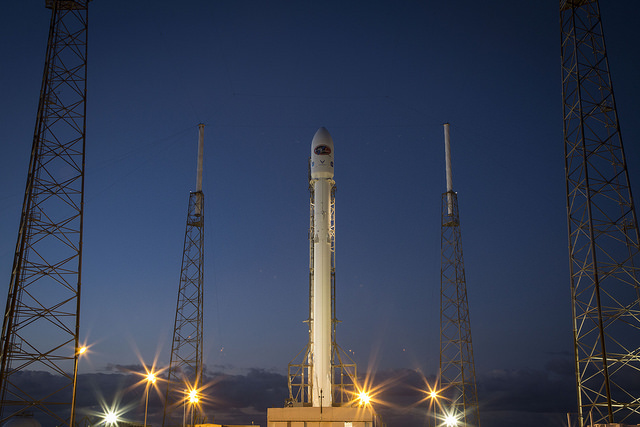
#> input picture skimage.data.rocket(), 640 x 427 px
$ jupyter execute --allow-errors 955_Image_Processing.ipynb   (older library calls are emulated)
#> lines starting #> are read from the running program, lines starting #| are printed output that depends on the picture; after the words box and inside, x2 and y2 are one past the last pixel; in counts of white or black regions, pixels touching at a corner belong together
[cell 1]
import pandas as pd
import numpy as np
import matplotlib.pyplot as plt

[cell 2]
def show_image(image, title='Image', cmap_type='gray'):
    plt.figure(figsize=(15, 5))
    plt.imshow(image, cmap=cmap_type)
    plt.title(title)
    plt.axis('off')
    plt.show()

[cell 3]
# Import the modules from skimage
from skimage import data, color

# Load the rocket image
rocket = data.rocket()
#> rocket is the input picture: shape (427, 640, 3); mean R, G, B 52.3, 61.3, 82.3

# Convert the image to grayscale
gray_scaled_rocket = color.rgb2gray(rocket)

# Show the original image
show_image(rocket, 'Original RGB image')

# Show the grayscale image
show_image(gray_scaled_rocket, 'Grayscale image')

#### You converted an image to grayscale. For many applications of image processing, color information doesn't help us identify important edges or other features.

[cell 4]
sevilla = plt.imread('Datasets/images/chapter 1/sevilleup(2).jpg')
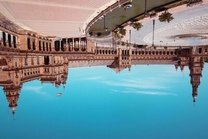
#> input picture Python/Datacamp/Machine-Learning/Datasets/images/chapter 1/sevilleup(2).jpg, 208 x 139 px, shrunk from 400 x 267 before the run
#> sevilla is the input picture: shape (139, 208, 3); mean R, G, B 113.5, 143, 151.2
show_image(sevilla, 'Seville')

[cell 5]
# Flip the image vertically
seville_vertical_flip = np.flipud(sevilla)

# Flip the image horizontally
seville_horizontal_flip = np.fliplr(seville_vertical_flip)

# Show the resulting image
show_image(seville_horizontal_flip, 'Seville')

## 1) Histograms (red, green, blue)

[cell 6]
woman = plt.imread('Datasets/images/chapter 1/4.1.01.tiff')
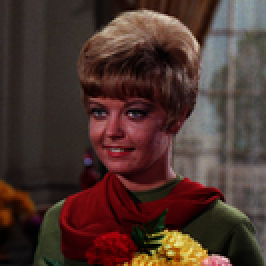
#> input picture Python/Datacamp/Machine-Learning/Datasets/images/chapter 1/4.1.01.tiff, 133 x 133 px, shrunk from 256 x 256 before the run (shown 2 times larger)
#> woman is the input picture: shape (133, 133, 3); mean R, G, B 75.8, 52.6, 46.3
show_image(woman, 'woaman')

[cell 7]
# Obtain the red channel
red_channel = woman[:, :, 0]

# Plot the red histogram with bins in a range of 256
plt.hist(red_channel.ravel(), bins=256)

# Set title and show
plt.title('Red Histogram')
plt.show()
#> figure, not shown here; tallest bar 351 high, from x = 50.8 to 51.8

#### With this histogram we see that the image is quite reddish, meaning it has a sensation of warmness. This is because it has a wide and large distribution of bright red pixels, from 0 to around 150.

## 2) Apply global thresholding
In this exercise, you'll transform a photograph to binary so you can separate the foreground from the background.

[cell 8]
chess_pieces_image = plt.imread('Datasets/images/chapter 1/bw.jpg')
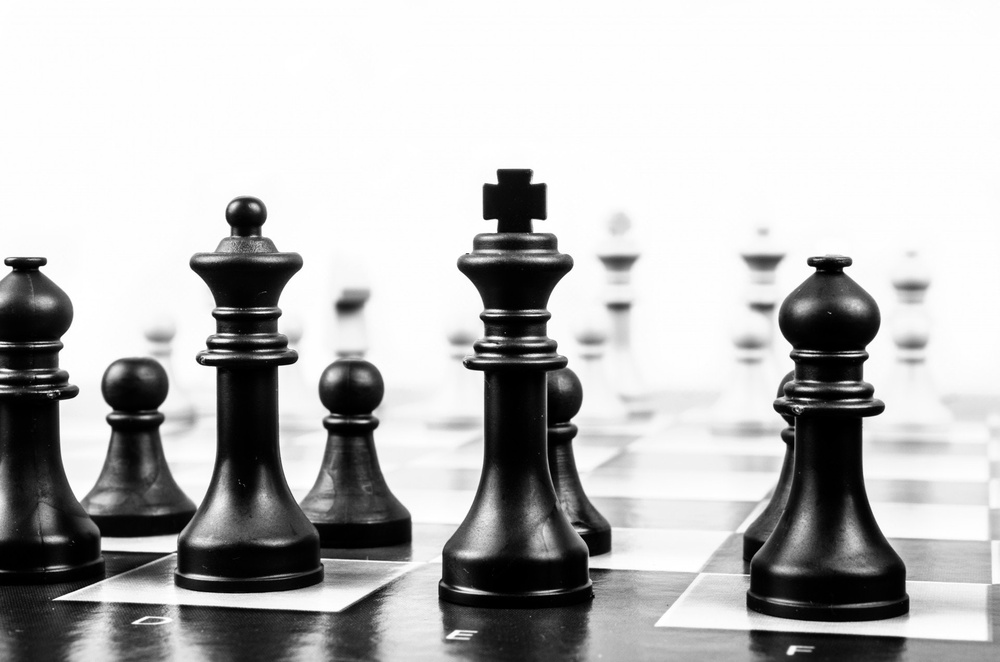
#> input picture Python/Datacamp/Machine-Learning/Datasets/images/chapter 1/bw.jpg, 1000 x 662 px, shrunk from 1920 x 1271 before the run
#> chess_pieces_image is the input picture: shape (662, 1000, 3); min 0, max 255, mean 185.6
show_image(chess_pieces_image, 'Chess')

[cell 9]
# Import the otsu threshold function
from skimage.filters import threshold_otsu

# Make the image grayscale using rgb2gray
chess_pieces_image_gray = color.rgb2gray(chess_pieces_image)

# Obtain the optimal threshold value with otsu
thresh = threshold_otsu(chess_pieces_image_gray)
#> thresh = 0.553

# Apply thresholding to the image
binary = chess_pieces_image_gray > thresh
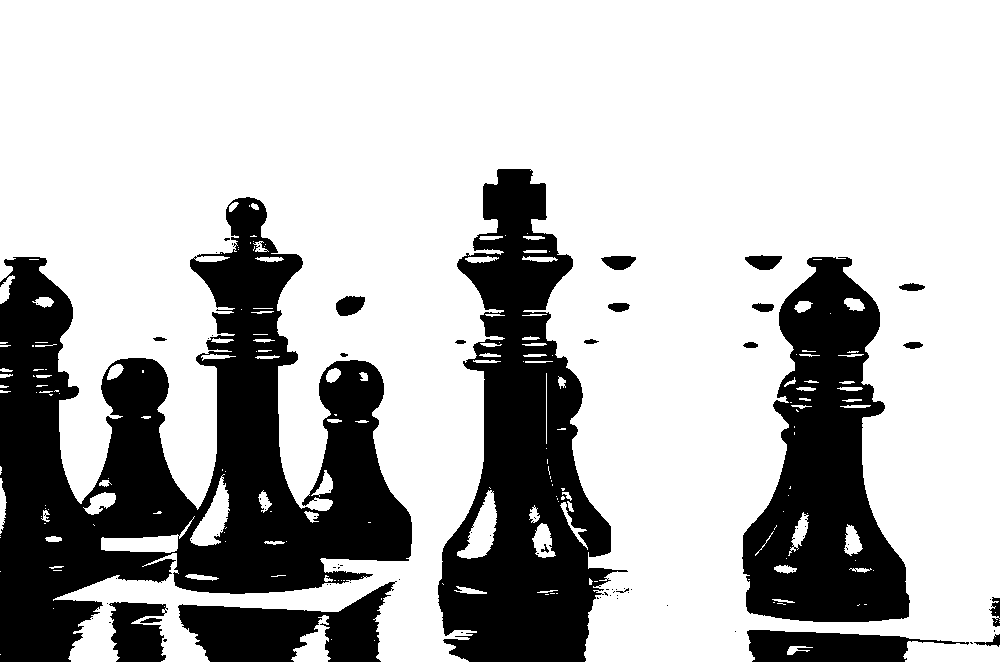
#> binary: shape (662, 1000) bool; 72% white; 81 black regions (58 under 20 px), largest, box (x1, y1, x2, y2) and area: (0, 197, 412, 662) 84422, (438, 169, 628, 662) 46653, (742, 257, 910, 622) 34860

# Show the image
show_image(binary, 'Binary image')

#### You just converted the image to binary and we can separate the foreground from the background.

### Trying other methods

[cell 10]
fruits_image = plt.imread('Datasets/images/chapter 1/fruits-2.jpg')
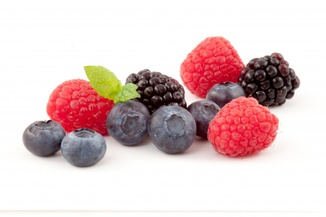
#> input picture Python/Datacamp/Machine-Learning/Datasets/images/chapter 1/fruits-2.jpg, 326 x 217 px, shrunk from 626 x 417 before the run
#> fruits_image is the input picture: shape (217, 326, 3); mean R, G, B 223.3, 201.1, 201.4
show_image(fruits_image, 'Grapes')

[cell 11]
# Import the try all function
from skimage.filters import try_all_threshold

# Import the rgb to gray convertor function
from skimage.color import rgb2gray

# Turn the fruits_image to grayscale
grayscale = rgb2gray(fruits_image)

# Use the try all method on the resulting grayscale image
fig, ax = try_all_threshold(grayscale, verbose=False)

# Show the resulting plots
plt.show()

## 3) Edge detection
In this exercise, you'll detect edges in an image by applying the Sobel filter.

[cell 12]
soaps_image = plt.imread('Datasets/images/chapter 2/soap_image.jpg')
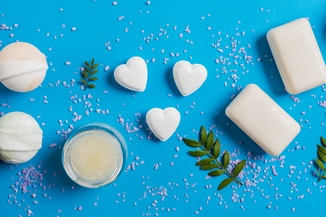
#> input picture Python/Datacamp/Machine-Learning/Datasets/images/chapter 2/soap_image.jpg, 326 x 217 px, shrunk from 626 x 417 before the run
#> soaps_image is the input picture: shape (217, 326, 3); mean R, G, B 57.2, 165.4, 199.6
show_image(soaps_image, 'Soaps')

[cell 13]
# Import the color module
from skimage import color

# Import the filters module and sobel function
from skimage.filters import sobel

# Make the image grayscale
soaps_image_gray = color.rgb2gray(soaps_image)

# Apply edge detection filter
edge_sobel = sobel(soaps_image_gray)
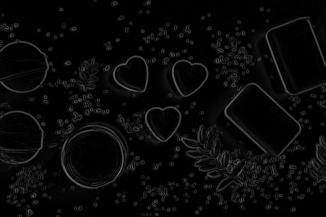
#> edge_sobel: shape (217, 326) float64; min 0, max 0.451, mean 0.0364

# Show original and resulting image to compare
show_image(edge_sobel, "Edges with Sobel")

### Blurring to reduce noise
In this exercise you will reduce the sharpness of an image of a building taken during a London trip, through filtering.

[cell 14]
building_image = plt.imread('Datasets/images/chapter 2/building_image.jpg')
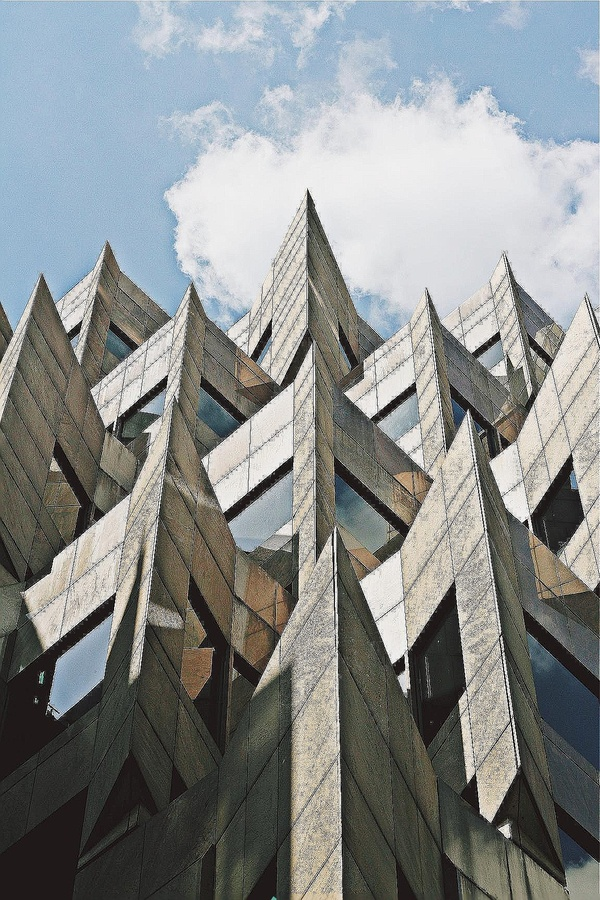
#> input picture Python/Datacamp/Machine-Learning/Datasets/images/chapter 2/building_image.jpg, 600 x 900 px, shrunk from 1152 x 1728 before the run
#> building_image is the input picture: shape (900, 600, 3); mean R, G, B 136.1, 139.7, 139.2

[cell 15]
# Import Gaussian filter
from skimage.filters import gaussian

# Apply filter
gaussian_image = gaussian(building_image, multichannel=True)

# Show original and resulting image to compare
show_image(building_image, "Original")
show_image(gaussian_image, "Reduced sharpness Gaussian")

## 4) Contrast Enhancement
You can calculate the contrast by calculating the range of the pixel intensities i.e. by subtracting the minimum pixel intensity value from the histogram to the maximum one.

#> (a cell that did not finish here is left out)

[cell 17]
# Import the required module
from skimage import exposure

# Import the required module
from skimage import exposure

# Show original x-ray image and its histogram
#> (the rest of this cell did not finish here and is left out)

[cell 18]
# Import the necessary modules
from skimage import data, exposure

# Load the image
original_image = data.coffee()
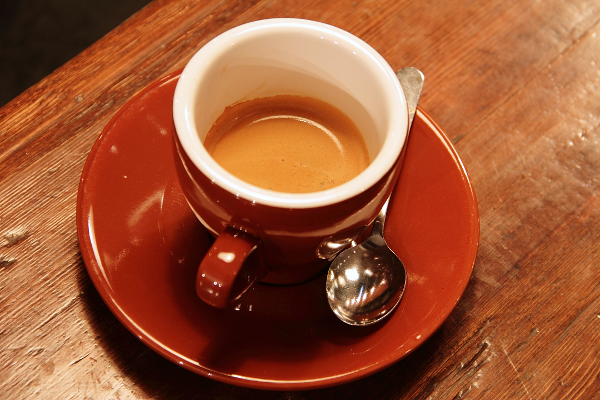
#> input picture skimage.data.coffee(), 600 x 400 px
#> original_image is the input picture: shape (400, 600, 3); mean R, G, B 158.6, 85.8, 51.5

# Apply the adaptive equalization on the original image
adapthist_eq_image = exposure.equalize_adapthist(original_image, clip_limit=0.03)
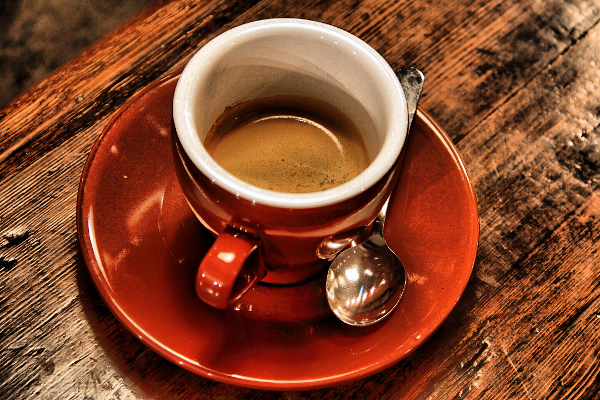
#> adapthist_eq_image: shape (400, 600, 3) float64; mean R, G, B 0.522, 0.277, 0.17

# Compare the original image to the equalized
show_image(original_image)
show_image(adapthist_eq_image, '#ImageProcessingDatacamp')
